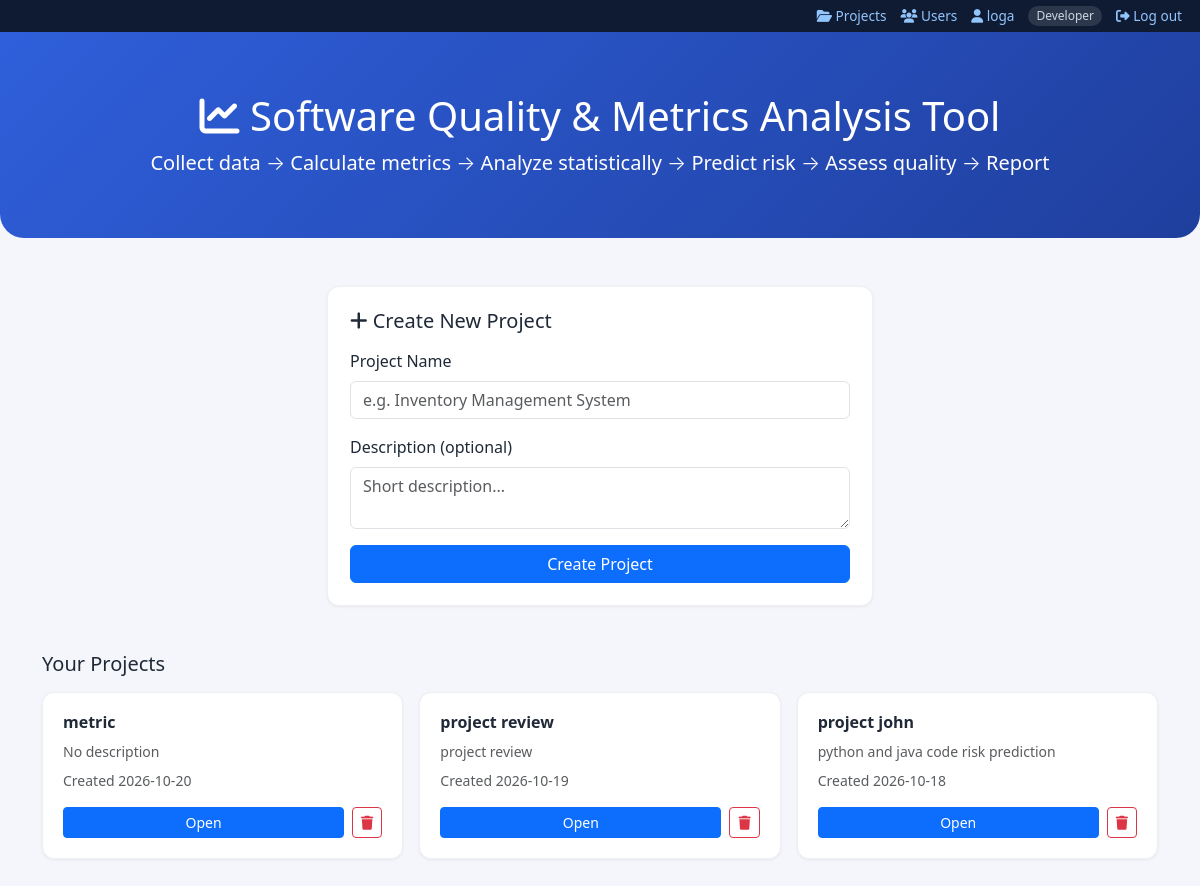
/ (signed in), run on the app's committed database.
### models.py (models this page shows, shortened)
class User(db.Model):
    __tablename__ = "user"
    id = db.Column(db.Integer, primary_key=True)
    username = db.Column(db.String(40), unique=True, nullable=False)
    full_name = db.Column(db.String(120), default="")
    email = db.Column(db.String(160), default="")
    password_hash = db.Column(db.String(300), nullable=False)
    role = db.Column(db.String(20), default="Developer")          # Admin / Developer / Tester
    api_token = db.Column(db.String(80), unique=True, nullable=True)
    created_at = db.Column(db.DateTime, default=utcnow)
    @property
    def display_name(self):
        return self.full_name or self.username

class Project(db.Model):
    __tablename__ = "project"
    id = db.Column(db.Integer, primary_key=True)
    name = db.Column(db.String(150), nullable=False)
    description = db.Column(db.Text, default="")
    created_at = db.Column(db.DateTime, default=utcnow)
    bugs = db.relationship("Bug", backref="project", cascade="all, delete-orphan")
    chat_messages = db.relationship("ChatMessage", backref="project", cascade="all, delete-orphan")
    releases = db.relationship("Release", backref="project", cascade="all, delete-orphan")
    code_files = db.relationship("CodeFile", backref="project", cascade="all, delete-orphan")
    analysis_runs = db.relationship("AnalysisRun", backref="project", cascade="all, delete-orphan")
    predictions = db.relationship("Prediction", backref="project", cascade="all, delete-orphan")
    alerts = db.relationship("Alert", backref="project", cascade="all, delete-orphan")

### app.py (the view)
@app.route("/")
def index():
    projects = Project.query.order_by(Project.created_at.desc()).all()
    return render_template("index.html", projects=projects)

### app.py (called while the page is built, shortened)
@app.context_processor
def file_selector_context():
    if request.endpoint not in SCOPED_ENDPOINTS or not request.view_args:
        return {}

### auth.py (called while the page is built)
def csrf_token():
    tok = session.get("_csrf")
    if not tok:
        tok = secrets.token_urlsafe(32)
        session["_csrf"] = tok
    return tok

### templates/index.html (shortened to what this page needs)
{% extends "base.html" %}
{% block content %}
<div class="landing-hero text-center">
  <h1><i class="fa-solid fa-chart-line"></i> Software Quality & Metrics Analysis Tool</h1>
  <p class="lead mb-0">Collect data → Calculate metrics → Analyze statistically → Predict risk → Assess quality → Report</p>
</div>
<div class="container py-5">
  <div class="row mb-4">
    <div class="col-lg-6 mx-auto">
      <div class="panel">
        <h5 class="mb-3"><i class="fa-solid fa-plus"></i> Create New Project</h5>
        <form method="POST" action="{{ url_for('create_project') }}"><input type="hidden" name="csrf_token" value="{{ csrf_token() }}">
          <div class="mb-3">
            <label class="form-label">Project Name</label>
            <input type="text" name="name" class="form-control" placeholder="e.g. Inventory Management System" required>
          </div>
          <div class="mb-3">
            <label class="form-label">Description (optional)</label>
            <textarea name="description" class="form-control" rows="2" placeholder="Short description..."></textarea>
          </div>
          <button type="submit" class="btn btn-primary w-100">Create Project</button>
        </form>
      </div>
    </div>
  </div>
  <h5 class="mb-3">Your Projects</h5>
  {% if projects %}
  <div class="row g-3">
    {% for p in projects %}
    <div class="col-md-4">
      <div class="project-card">
        <h6 class="fw-bold">{{ p.name }}</h6>
        <p class="text-muted small mb-2">{{ p.description or "No description" }}</p>
        <p class="text-muted small">Created {{ p.created_at.strftime('%Y-%m-%d') }}</p>
        <div class="d-flex gap-2">
          <a href="{{ url_for('dashboard', project_id=p.id) }}" class="btn btn-sm btn-primary flex-fill">Open</a>
          <form method="POST" action="{{ url_for('delete_project', project_id=p.id) }}" onsubmit="return confirm('Delete this project and all its data?');"><input type="hidden" name="csrf_token" value="{{ csrf_token() }}">
            <button type="submit" class="btn btn-sm btn-outline-danger"><i class="fa-solid fa-trash"></i></button>
          </form>
        </div>
      </div>
    </div>
    {% endfor %}
  </div>
  {% else %}
  <p class="text-muted">No projects yet — create one above to get started.</p>
  {% endif %}
</div>
{% endblock %}

### templates/base.html (shortened to what this page needs)
<!DOCTYPE html>
<html lang="en">
<head>
<link href="{{ url_for('static', filename='vendor/bootstrap/css/bootstrap.min.css') }}" rel="stylesheet">
<link href="{{ url_for('static', filename='vendor/fontawesome/css/all.min.css') }}" rel="stylesheet">
<link href="{{ url_for('static', filename='css/style.css') }}" rel="stylesheet">
</head>
<body>
<div class="d-flex">
  <div class="layout-col">
  {% if current_user %}
  <div class="topbar d-print-none">
    <a href="{{ url_for('index') }}"><i class="fa-solid fa-folder-open"></i> Projects</a>
    <a href="{{ url_for('auth.users') }}"><i class="fa-solid fa-users"></i> Users</a>
    <a href="{{ url_for('auth.profile') }}"><i class="fa-solid fa-user"></i> {{ current_user.display_name }}</a>
    <span class="role-pill">{{ current_user.role }}</span>
    <form method="POST" action="{{ url_for('auth.logout') }}" class="d-inline"><input type="hidden" name="csrf_token" value="{{ csrf_token() }}"><button class="link-btn"><i class="fa-solid fa-right-from-bracket"></i> Log out</button></form>
  </div>
  {% endif %}
  <main class="main-content {% if not project %}full-width{% endif %}">
    {% block content %}{% endblock %}
  </main>
  </div>
</div>
</body>
</html>

### static/css/style.css (style rules this page uses)
:root { --primary: #2f5fdb; --primary-dark: #1f3f9e; --bg: #f4f6fb; --card-bg: #ffffff; --text-muted: #6b7280; --success: #16a34a; --warning: #d97706; --danger: #dc2626; }
body { background: var(--bg); font-family: 'Segoe UI', system-ui, -apple-system, sans-serif; color: #1f2937; }
.main-content { flex: 1; min-width: 0; padding: 0; }
.main-content.full-width { width: 100%; }
.panel { background: var(--card-bg); border-radius: 12px; padding: 22px; box-shadow: 0 1px 3px rgba(0,0,0,0.06); border: 1px solid #eef0f4; margin-bottom: 22px; }
.landing-hero { background: linear-gradient(135deg, var(--primary) 0%, var(--primary-dark) 100%); color: #fff; padding: 60px 40px; border-radius: 0 0 24px 24px; }
.project-card { background: #fff; border-radius: 12px; padding: 20px; border: 1px solid #eef0f4; box-shadow: 0 1px 3px rgba(0,0,0,0.06); transition: transform .15s ease; }
.topbar { background: #0f1b33; color: #cbd5e1; font-size: 0.85rem; padding: 6px 18px; display: flex; gap: 14px; align-items: center; justify-content: flex-end; flex-wrap: wrap; }
.topbar a { color: #93c5fd; text-decoration: none; }
.topbar .role-pill { background: rgba(255,255,255,.12); padding: 1px 8px; border-radius: 10px; font-size: .75rem; }
.topbar button.link-btn { background: none; border: 0; color: #93c5fd; padding: 0; font-size: .85rem; }
.layout-col { flex: 1; min-width: 0; display: flex; flex-direction: column; }

### data on the page
User: display_name "loga", role "Developer"
Project: name "metric", description "No description", created_at "2026-10-20"
Project: name "project review", description "project review", created_at "2026-10-19"
Project: name "project john", description "python and java code risk prediction", created_at "2026-10-18"
